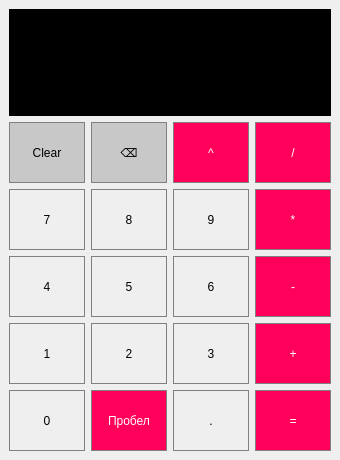
<?xml version="1.0" encoding="UTF-8"?>
<ui version="4.0">
 <class>calc</class>
 <widget class="QMainWindow" name="calc">
  <property name="geometry">
   <rect>
    <x>0</x>
    <y>0</y>
    <width>340</width>
    <height>460</height>
   </rect>
  </property>
  <property name="baseSize">
   <size>
    <width>61</width>
    <height>61</height>
   </size>
  </property>
  <property name="cursor">
   <cursorShape>ArrowCursor</cursorShape>
  </property>
  <property name="windowTitle">
   <string>Калькулятор польской записи чисел</string>
  </property>
  <property name="windowIcon">
   <iconset>
    <normaloff>C:/Users/Никита/OneDrive/Desktop/Qt/image/calc.png</normaloff>C:/Users/Никита/OneDrive/Desktop/Qt/image/calc.png</iconset>
  </property>
  <property name="styleSheet">
   <string notr="true">QMainWindow
{
background-image: url(:/new/prefix1/image/calcul.jpg)
}
QMessageBox
{
	
	background-color: rgb(74, 74, 74);
	color: rgb(255, 255, 255);
}</string>
  </property>
  <widget class="QWidget" name="centralwidget">
   <property name="styleSheet">
    <string notr="true">QMainWindow
{
background-image: url(:/new/prefix1/image/calc.png);
}
</string>
   </property>
   <layout class="QGridLayout" name="gridLayout_4">
    <item row="0" column="0" rowspan="2" colspan="4">
     <widget class="QLabel" name="result_show">
      <property name="minimumSize">
       <size>
        <width>241</width>
        <height>61</height>
       </size>
      </property>
      <property name="styleSheet">
       <string notr="true">color: white;
font: 25 10pt &quot;Yu Gothic UI Light&quot;;
  qproperty-alignment: 'AlignVCenter | AlignRight';
  border: 1px solid black;

background-color: rgb(0, 0, 0);
</string>
      </property>
      <property name="text">
       <string/>
      </property>
     </widget>
    </item>
    <item row="4" column="2">
     <widget class="QPushButton" name="pb9">
      <property name="minimumSize">
       <size>
        <width>61</width>
        <height>61</height>
       </size>
      </property>
      <property name="baseSize">
       <size>
        <width>61</width>
        <height>61</height>
       </size>
      </property>
      <property name="cursor">
       <cursorShape>PointingHandCursor</cursorShape>
      </property>
      <property name="styleSheet">
       <string notr="true">QPushButton {
   border: 1px solid gray;
}
QPushButton:pressed {
    background-color: qlineargradient(x1: 0, y1: 0, x2: 0, y2: 1,
                                      stop: 0 #dadbde, stop: 1 #f6f7fa);
}
</string>
      </property>
      <property name="text">
       <string>9</string>
      </property>
     </widget>
    </item>
    <item row="5" column="1">
     <widget class="QPushButton" name="pb5">
      <property name="minimumSize">
       <size>
        <width>61</width>
        <height>61</height>
       </size>
      </property>
      <property name="baseSize">
       <size>
        <width>61</width>
        <height>61</height>
       </size>
      </property>
      <property name="cursor">
       <cursorShape>PointingHandCursor</cursorShape>
      </property>
      <property name="styleSheet">
       <string notr="true">QPushButton {
   border: 1px solid gray;
}
QPushButton:pressed {
    background-color: qlineargradient(x1: 0, y1: 0, x2: 0, y2: 1,
                                      stop: 0 #dadbde, stop: 1 #f6f7fa);
}
</string>
      </property>
      <property name="text">
       <string>5</string>
      </property>
     </widget>
    </item>
    <item row="5" column="2">
     <widget class="QPushButton" name="pb6">
      <property name="minimumSize">
       <size>
        <width>61</width>
        <height>61</height>
       </size>
      </property>
      <property name="baseSize">
       <size>
        <width>61</width>
        <height>61</height>
       </size>
      </property>
      <property name="cursor">
       <cursorShape>PointingHandCursor</cursorShape>
      </property>
      <property name="styleSheet">
       <string notr="true">QPushButton {
   border: 1px solid gray;
}
QPushButton:pressed {
    background-color: qlineargradient(x1: 0, y1: 0, x2: 0, y2: 1,
                                      stop: 0 #dadbde, stop: 1 #f6f7fa);
}</string>
      </property>
      <property name="text">
       <string>6</string>
      </property>
     </widget>
    </item>
    <item row="4" column="3">
     <widget class="QPushButton" name="mult">
      <property name="minimumSize">
       <size>
        <width>61</width>
        <height>61</height>
       </size>
      </property>
      <property name="baseSize">
       <size>
        <width>61</width>
        <height>61</height>
       </size>
      </property>
      <property name="cursor">
       <cursorShape>PointingHandCursor</cursorShape>
      </property>
      <property name="styleSheet">
       <string notr="true">QPushButton {
  background-color: rgb(255, 0, 90);
  color: white; 
  border: 1px solid gray;
}

QPushButton:pressed {
    background-color: qlineargradient(x1: 0, y1: 0, x2: 0, y2: 1,
                                      stop: 0 #FF7832, stop: 1 #FF9739);
}
</string>
      </property>
      <property name="text">
       <string>*</string>
      </property>
     </widget>
    </item>
    <item row="8" column="2">
     <widget class="QPushButton" name="pb3">
      <property name="minimumSize">
       <size>
        <width>61</width>
        <height>61</height>
       </size>
      </property>
      <property name="baseSize">
       <size>
        <width>61</width>
        <height>61</height>
       </size>
      </property>
      <property name="cursor">
       <cursorShape>PointingHandCursor</cursorShape>
      </property>
      <property name="styleSheet">
       <string notr="true">QPushButton {
   border: 1px solid gray;
}
QPushButton:pressed {
    background-color: qlineargradient(x1: 0, y1: 0, x2: 0, y2: 1,
                                      stop: 0 #dadbde, stop: 1 #f6f7fa);
}</string>
      </property>
      <property name="text">
       <string>3</string>
      </property>
     </widget>
    </item>
    <item row="10" column="3">
     <widget class="QPushButton" name="equally">
      <property name="minimumSize">
       <size>
        <width>61</width>
        <height>61</height>
       </size>
      </property>
      <property name="baseSize">
       <size>
        <width>61</width>
        <height>61</height>
       </size>
      </property>
      <property name="cursor">
       <cursorShape>PointingHandCursor</cursorShape>
      </property>
      <property name="styleSheet">
       <string notr="true">QPushButton {
  background-color: rgb(255, 0, 90);
  color: white; 
  border: 1px solid gray;
}

QPushButton:pressed {
    background-color: qlineargradient(x1: 0, y1: 0, x2: 0, y2: 1,
                                      stop: 0 #FF7832, stop: 1 #FF9739);
}

</string>
      </property>
      <property name="text">
       <string>=</string>
      </property>
     </widget>
    </item>
    <item row="2" column="2">
     <widget class="QPushButton" name="deg">
      <property name="minimumSize">
       <size>
        <width>61</width>
        <height>61</height>
       </size>
      </property>
      <property name="baseSize">
       <size>
        <width>61</width>
        <height>61</height>
       </size>
      </property>
      <property name="cursor">
       <cursorShape>PointingHandCursor</cursorShape>
      </property>
      <property name="styleSheet">
       <string notr="true">QPushButton {
  background-color: rgb(255, 0, 90);
  color: white; 
  border: 1px solid gray;
}

QPushButton:pressed {
    background-color: qlineargradient(x1: 0, y1: 0, x2: 0, y2: 1,
                                      stop: 0 #FF7832, stop: 1 #FF9739);
}
</string>
      </property>
      <property name="text">
       <string>^</string>
      </property>
     </widget>
    </item>
    <item row="2" column="1">
     <widget class="QPushButton" name="clearAC">
      <property name="minimumSize">
       <size>
        <width>61</width>
        <height>61</height>
       </size>
      </property>
      <property name="baseSize">
       <size>
        <width>61</width>
        <height>61</height>
       </size>
      </property>
      <property name="cursor">
       <cursorShape>PointingHandCursor</cursorShape>
      </property>
      <property name="styleSheet">
       <string notr="true">QPushButton {
  background-color: rgb(200, 200, 200);
  border: 1px solid gray;
}
QPushButton:pressed {
    background-color: qlineargradient(x1: 0, y1: 0, x2: 0, y2: 1,
                                      stop: 0 #BEBEBE, stop: 1 #D7D7D7);
}
</string>
      </property>
      <property name="text">
       <string>⌫</string>
      </property>
     </widget>
    </item>
    <item row="10" column="0">
     <widget class="QPushButton" name="pb0">
      <property name="minimumSize">
       <size>
        <width>61</width>
        <height>61</height>
       </size>
      </property>
      <property name="baseSize">
       <size>
        <width>61</width>
        <height>61</height>
       </size>
      </property>
      <property name="cursor">
       <cursorShape>PointingHandCursor</cursorShape>
      </property>
      <property name="styleSheet">
       <string notr="true">QPushButton {
   border: 1px solid gray;
}
QPushButton:pressed {
    background-color: qlineargradient(x1: 0, y1: 0, x2: 0, y2: 1,
                                      stop: 0 #dadbde, stop: 1 #f6f7fa);
}</string>
      </property>
      <property name="text">
       <string>0</string>
      </property>
     </widget>
    </item>
    <item row="10" column="1">
     <widget class="QPushButton" name="spaceb">
      <property name="minimumSize">
       <size>
        <width>61</width>
        <height>61</height>
       </size>
      </property>
      <property name="baseSize">
       <size>
        <width>61</width>
        <height>61</height>
       </size>
      </property>
      <property name="cursor">
       <cursorShape>PointingHandCursor</cursorShape>
      </property>
      <property name="styleSheet">
       <string notr="true">QPushButton {
  background-color: rgb(255, 0, 90);
  color: white; 
  border: 1px solid gray;
}

QPushButton:pressed {
    background-color: qlineargradient(x1: 0, y1: 0, x2: 0, y2: 1,
                                      stop: 0 #FF7832, stop: 1 #FF9739);
}
</string>
      </property>
      <property name="text">
       <string>Пробел</string>
      </property>
     </widget>
    </item>
    <item row="2" column="3">
     <widget class="QPushButton" name="div">
      <property name="minimumSize">
       <size>
        <width>61</width>
        <height>61</height>
       </size>
      </property>
      <property name="baseSize">
       <size>
        <width>61</width>
        <height>61</height>
       </size>
      </property>
      <property name="cursor">
       <cursorShape>PointingHandCursor</cursorShape>
      </property>
      <property name="styleSheet">
       <string notr="true">QPushButton {
  background-color: rgb(255, 0, 90);
  color: white; 
  border: 1px solid gray;
}

QPushButton:pressed {
    background-color: qlineargradient(x1: 0, y1: 0, x2: 0, y2: 1,
                                      stop: 0 #FF7832, stop: 1 #FF9739);
}
</string>
      </property>
      <property name="text">
       <string>/</string>
      </property>
     </widget>
    </item>
    <item row="5" column="3">
     <widget class="QPushButton" name="minus">
      <property name="minimumSize">
       <size>
        <width>61</width>
        <height>61</height>
       </size>
      </property>
      <property name="baseSize">
       <size>
        <width>61</width>
        <height>61</height>
       </size>
      </property>
      <property name="cursor">
       <cursorShape>PointingHandCursor</cursorShape>
      </property>
      <property name="styleSheet">
       <string notr="true">QPushButton {
  background-color: rgb(255, 0, 90);
  color: white; 
  border: 1px solid gray;
}

QPushButton:pressed {
    background-color: qlineargradient(x1: 0, y1: 0, x2: 0, y2: 1,
                                      stop: 0 #FF7832, stop: 1 #FF9739);
}
</string>
      </property>
      <property name="text">
       <string>-</string>
      </property>
     </widget>
    </item>
    <item row="4" column="0">
     <widget class="QPushButton" name="pb7">
      <property name="minimumSize">
       <size>
        <width>61</width>
        <height>61</height>
       </size>
      </property>
      <property name="baseSize">
       <size>
        <width>61</width>
        <height>61</height>
       </size>
      </property>
      <property name="font">
       <font>
        <stylestrategy>PreferDefault</stylestrategy>
       </font>
      </property>
      <property name="cursor">
       <cursorShape>PointingHandCursor</cursorShape>
      </property>
      <property name="styleSheet">
       <string notr="true">QPushButton {
   border: 1px solid gray;
}
QPushButton:pressed {
    background-color: qlineargradient(x1: 0, y1: 0, x2: 0, y2: 1,
                                      stop: 0 #dadbde, stop: 1 #f6f7fa);
}</string>
      </property>
      <property name="text">
       <string>7</string>
      </property>
     </widget>
    </item>
    <item row="10" column="2" alignment="Qt::AlignBottom">
     <widget class="QPushButton" name="point">
      <property name="minimumSize">
       <size>
        <width>61</width>
        <height>61</height>
       </size>
      </property>
      <property name="baseSize">
       <size>
        <width>61</width>
        <height>61</height>
       </size>
      </property>
      <property name="cursor">
       <cursorShape>PointingHandCursor</cursorShape>
      </property>
      <property name="styleSheet">
       <string notr="true">QPushButton {
   border: 1px solid gray;
}
QPushButton:pressed {
    background-color: qlineargradient(x1: 0, y1: 0, x2: 0, y2: 1,
                                      stop: 0 #dadbde, stop: 1 #f6f7fa);
}</string>
      </property>
      <property name="text">
       <string>.</string>
      </property>
     </widget>
    </item>
    <item row="8" column="3">
     <widget class="QPushButton" name="plus">
      <property name="minimumSize">
       <size>
        <width>61</width>
        <height>61</height>
       </size>
      </property>
      <property name="baseSize">
       <size>
        <width>61</width>
        <height>61</height>
       </size>
      </property>
      <property name="cursor">
       <cursorShape>PointingHandCursor</cursorShape>
      </property>
      <property name="styleSheet">
       <string notr="true">QPushButton {
  background-color: rgb(255, 0, 90);
  color: white; 
  border: 1px solid gray;
}

QPushButton:pressed {
    background-color: qlineargradient(x1: 0, y1: 0, x2: 0, y2: 1,
                                      stop: 0 #FF7832, stop: 1 #FF9739);
}
</string>
      </property>
      <property name="text">
       <string>+</string>
      </property>
     </widget>
    </item>
    <item row="4" column="1">
     <widget class="QPushButton" name="pb8">
      <property name="minimumSize">
       <size>
        <width>61</width>
        <height>61</height>
       </size>
      </property>
      <property name="baseSize">
       <size>
        <width>61</width>
        <height>61</height>
       </size>
      </property>
      <property name="cursor">
       <cursorShape>PointingHandCursor</cursorShape>
      </property>
      <property name="mouseTracking">
       <bool>false</bool>
      </property>
      <property name="styleSheet">
       <string notr="true">QPushButton {
   border: 1px solid gray;
}
QPushButton:pressed {
    background-color: qlineargradient(x1: 0, y1: 0, x2: 0, y2: 1,
                                      stop: 0 #dadbde, stop: 1 #f6f7fa);
}</string>
      </property>
      <property name="text">
       <string>8</string>
      </property>
     </widget>
    </item>
    <item row="5" column="0">
     <widget class="QPushButton" name="pb4">
      <property name="minimumSize">
       <size>
        <width>61</width>
        <height>61</height>
       </size>
      </property>
      <property name="baseSize">
       <size>
        <width>61</width>
        <height>61</height>
       </size>
      </property>
      <property name="cursor">
       <cursorShape>PointingHandCursor</cursorShape>
      </property>
      <property name="styleSheet">
       <string notr="true">QPushButton {
   border: 1px solid gray;
}
QPushButton:pressed {
    background-color: qlineargradient(x1: 0, y1: 0, x2: 0, y2: 1,
                                      stop: 0 #dadbde, stop: 1 #f6f7fa);
}
</string>
      </property>
      <property name="text">
       <string>4</string>
      </property>
     </widget>
    </item>
    <item row="8" column="1">
     <widget class="QPushButton" name="pb2">
      <property name="minimumSize">
       <size>
        <width>61</width>
        <height>61</height>
       </size>
      </property>
      <property name="baseSize">
       <size>
        <width>61</width>
        <height>61</height>
       </size>
      </property>
      <property name="cursor">
       <cursorShape>PointingHandCursor</cursorShape>
      </property>
      <property name="styleSheet">
       <string notr="true">QPushButton {
   border: 1px solid gray;
}
QPushButton:pressed {
    background-color: qlineargradient(x1: 0, y1: 0, x2: 0, y2: 1,
                                      stop: 0 #dadbde, stop: 1 #f6f7fa);
}
</string>
      </property>
      <property name="text">
       <string>2</string>
      </property>
     </widget>
    </item>
    <item row="8" column="0">
     <widget class="QPushButton" name="pb1">
      <property name="minimumSize">
       <size>
        <width>61</width>
        <height>61</height>
       </size>
      </property>
      <property name="baseSize">
       <size>
        <width>61</width>
        <height>61</height>
       </size>
      </property>
      <property name="cursor">
       <cursorShape>PointingHandCursor</cursorShape>
      </property>
      <property name="styleSheet">
       <string notr="true">QPushButton {
   border: 1px solid gray;
}
QPushButton:pressed {
    background-color: qlineargradient(x1: 0, y1: 0, x2: 0, y2: 1,
                                      stop: 0 #dadbde, stop: 1 #f6f7fa);
}</string>
      </property>
      <property name="text">
       <string>1</string>
      </property>
     </widget>
    </item>
    <item row="2" column="0">
     <widget class="QPushButton" name="clearC">
      <property name="minimumSize">
       <size>
        <width>61</width>
        <height>61</height>
       </size>
      </property>
      <property name="baseSize">
       <size>
        <width>61</width>
        <height>61</height>
       </size>
      </property>
      <property name="cursor">
       <cursorShape>PointingHandCursor</cursorShape>
      </property>
      <property name="styleSheet">
       <string notr="true">QPushButton {
  background-color: rgb(200, 200, 200);
  border: 1px solid gray;
}
QPushButton:pressed {
    background-color: qlineargradient(x1: 0, y1: 0, x2: 0, y2: 1,
                                      stop: 0 #BEBEBE, stop: 1 #D7D7D7);
}
</string>
      </property>
      <property name="text">
       <string>Clear</string>
      </property>
     </widget>
    </item>
   </layout>
  </widget>
 </widget>
 <resources/>
 <connections/>
</ui>
